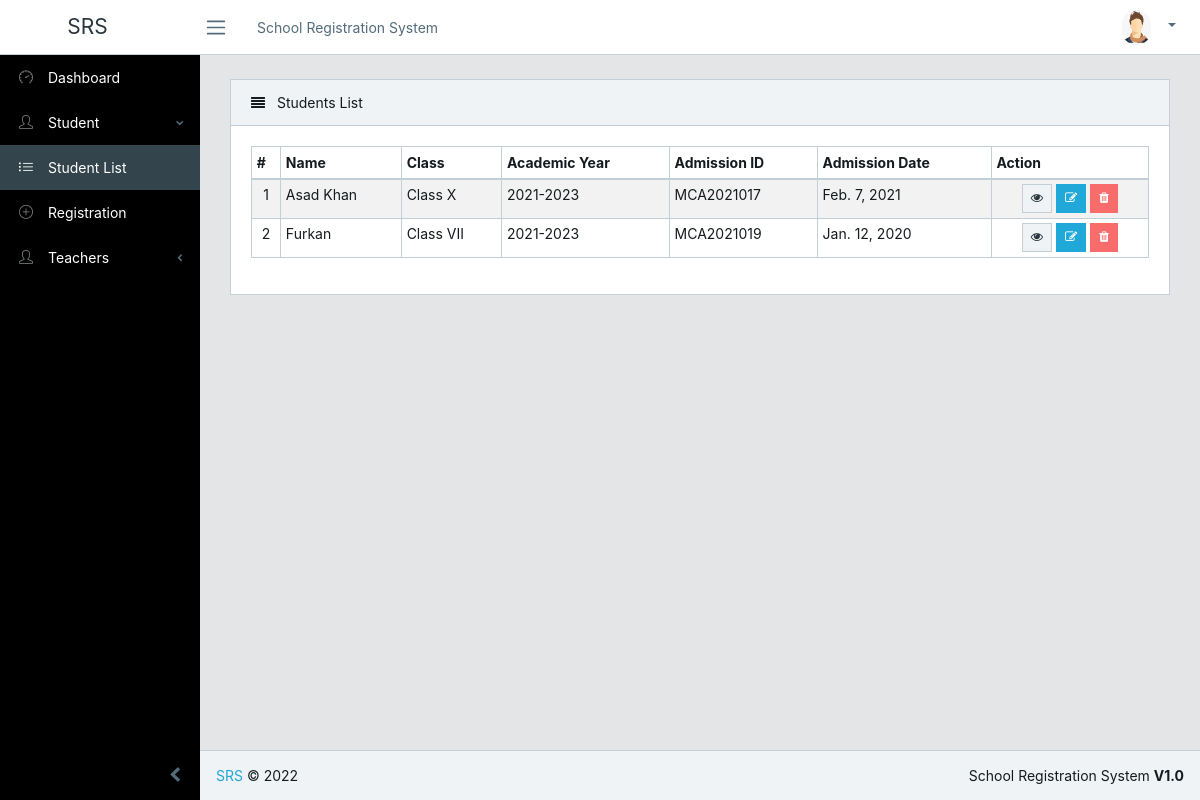
The page /students/allstudents/ on the database its author committed.
### students/models.py (models this page shows, shortened)
class StudentInfo(models.Model):
    academic_year = models.CharField(max_length=100)
    admission_date = models.DateField()
    admission_id = models.CharField(max_length=50, unique=True)
    name = models.CharField(max_length=100)
    age = models.IntegerField()
    gender_choice = (
        ("male", "Male"),
        ("Female", "Female"),
    )
    gender = models.CharField(choices=gender_choice, max_length=10)
    class_type = models.ForeignKey(StudentClassInfo, on_delete=models.CASCADE)
    section_type = models.ForeignKey(StudentSectionInfo, on_delete=models.CASCADE)
    shift_type = models.ForeignKey(StudentShiftInfo, on_delete=models.CASCADE)
    student_img = models.ImageField(upload_to='photos/%Y/%m/%d/')
    fathers_name = models.CharField(max_length=100)
    fathers_img = models.ImageField(upload_to='photos/%Y/%m/%d/')
    fathers_nid = models.IntegerField(unique=True)
    fathers_number = models.IntegerField(unique=True)
    mothers_name = models.CharField(max_length=100)
    mothers_img = models.ImageField(upload_to='photos/%Y/%m/%d/')
    mothers_nid = models.IntegerField(unique=True)
    mothers_number = models.IntegerField()
    class Meta:
        unique_together = ["admission_id", "class_type"]
        verbose_name_plural = 'Student List'

class StudentClassInfo(models.Model):
    class_name = models.CharField(max_length=20)
    class_short_form = models.CharField(max_length=10)
    class Meta:
        verbose_name_plural = 'Class List'
    def __str__(self):
        return self.class_name

### students/views.py (the view)
# urls.py: path('allstudents/', views.student_list, name='student_list'),
def student_list(request):
    students = StudentInfo.objects.all()
    paginator = Paginator(students, 10)
    page = request.GET.get('page')
    paged_students = paginator.get_page(page)
    context = {
        "students": paged_students
    }
    return render(request, "students/student_list.html", context)

### templates/students/student_list.html (shortened to what this page needs)
{% extends 'base/base.html' %}
{% load static %}
{% block content %}
<div class="row">
    <div class="col-lg-12">
        <div class="card">
            <div class="card-header">
                <i class="fa fa-align-justify"></i> Students List</div>
            <div class="card-body">
                <table class="table table-responsive-sm table-bordered table-striped table-sm">
                    <thead>
                        <tr>
                            <th>#</th>
                            <th>Name</th>
                            <th>Class</th>
                            <th>Academic Year</th>
                            <th>Admission ID</th>
                            <th>Admission Date</th>
                            <th>Action</th>
                        </tr>
                    </thead>
                    <tbody>
                        {% for student in students %}
                            <tr>
                                <td class="text-center">{{ forloop.counter }}</td>
                                <td>{{ student.name }}</td>
                                <td>{{ student.class_type }}</td>
                                <td>{{ student.academic_year }}</td>
                                <td>{{ student.admission_id }}</td>
                                <td>{{ student.admission_date }}</td>
                                <td class="text-center">
                                    <a href="{% url 'single_student' student.id %}">
                                        <button type="button" class="btn btn-light border btn-sm"><i class="fa fa-eye text-dark"></i></button>
                                    </a>
                                    <a href="{% url 'edit_student' student.id %}">
                                        <button type="button" class="btn btn-primary btn-sm"><i class="fa fa-edit text-white"></i></button>
                                    </a>
                                    <a href="{% url 'delete_student' student.id %}">
                                        <button type="button" class="btn btn-danger btn-sm" onclick="if(confirm('Are you sure to delete this student?') === false) event.preventDefault()"><i class="fa fa-trash"></i></button>
                                    </a>
                                </td>
                            </tr>
                        {% endfor %}
                    </tbody>
                </table>
            </div>
        </div>
    </div>
</div>
<div class="row">
    <div class="col-md-12">
    </div>
</div>
{% endblock %}

### rows shown on the page
StudentInfo: name "Asad Khan", class_type "Class X", academic_year "2021-2023", admission_id "MCA2021017", admission_date "Feb. 7, 2021"
StudentInfo: name "Furkan", class_type "Class VII", academic_year "2021-2023", admission_id "MCA2021019", admission_date "Jan. 12, 2020"
